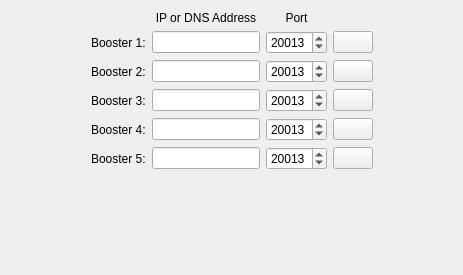
<ui version="4.0" >
 <class>Boosters</class>
 <widget class="QWidget" name="Boosters" >
  <property name="geometry" >
   <rect>
    <x>0</x>
    <y>0</y>
    <width>463</width>
    <height>275</height>
   </rect>
  </property>
  <property name="windowTitle" >
   <string>Form</string>
  </property>
  <layout class="QVBoxLayout" name="verticalLayout" >
   <item>
    <layout class="QHBoxLayout" name="horizontalLayout" >
     <item>
      <spacer name="horizontalSpacer" >
       <property name="orientation" >
        <enum>Qt::Horizontal</enum>
       </property>
       <property name="sizeHint" stdset="0" >
        <size>
         <width>18</width>
         <height>20</height>
        </size>
       </property>
      </spacer>
     </item>
     <item>
      <layout class="QGridLayout" name="gridLayout" >
       <item row="0" column="1" >
        <widget class="QLabel" name="boosterAddressLA" >
         <property name="text" >
          <string>IP or DNS Address</string>
         </property>
         <property name="alignment" >
          <set>Qt::AlignCenter</set>
         </property>
        </widget>
       </item>
       <item row="0" column="2" >
        <widget class="QLabel" name="boosterPortLA" >
         <property name="text" >
          <string>Port</string>
         </property>
         <property name="alignment" >
          <set>Qt::AlignCenter</set>
         </property>
        </widget>
       </item>
       <item row="1" column="0" >
        <widget class="QLabel" name="label" >
         <property name="text" >
          <string>Booster 1:</string>
         </property>
        </widget>
       </item>
       <item row="1" column="1" >
        <widget class="QLineEdit" name="booster1AddED" />
       </item>
       <item row="1" column="2" >
        <widget class="QSpinBox" name="booster1PortSB" >
         <property name="minimum" >
          <number>0</number>
         </property>
         <property name="maximum" >
          <number>65535</number>
         </property>
         <property name="value" >
          <number>20013</number>
         </property>
        </widget>
       </item>
       <item row="2" column="0" >
        <widget class="QLabel" name="label_2" >
         <property name="text" >
          <string>Booster 2:</string>
         </property>
        </widget>
       </item>
       <item row="2" column="1" >
        <widget class="QLineEdit" name="booster2AddED" />
       </item>
       <item row="2" column="2" >
        <widget class="QSpinBox" name="booster2PortSB" >
         <property name="minimum" >
          <number>0</number>
         </property>
         <property name="maximum" >
          <number>65535</number>
         </property>
         <property name="value" >
          <number>20013</number>
         </property>
        </widget>
       </item>
       <item row="3" column="0" >
        <widget class="QLabel" name="label_3" >
         <property name="text" >
          <string>Booster 3:</string>
         </property>
        </widget>
       </item>
       <item row="3" column="1" >
        <widget class="QLineEdit" name="booster3AddED" />
       </item>
       <item row="3" column="2" >
        <widget class="QSpinBox" name="booster3PortSB" >
         <property name="minimum" >
          <number>0</number>
         </property>
         <property name="maximum" >
          <number>65535</number>
         </property>
         <property name="value" >
          <number>20013</number>
         </property>
        </widget>
       </item>
       <item row="4" column="0" >
        <widget class="QLabel" name="label_4" >
         <property name="text" >
          <string>Booster 4:</string>
         </property>
        </widget>
       </item>
       <item row="4" column="1" >
        <widget class="QLineEdit" name="booster4AddED" />
       </item>
       <item row="4" column="2" >
        <widget class="QSpinBox" name="booster4PortSB" >
         <property name="minimum" >
          <number>0</number>
         </property>
         <property name="maximum" >
          <number>65535</number>
         </property>
         <property name="value" >
          <number>20013</number>
         </property>
        </widget>
       </item>
       <item row="5" column="0" >
        <widget class="QLabel" name="label_5" >
         <property name="text" >
          <string>Booster 5:</string>
         </property>
        </widget>
       </item>
       <item row="5" column="1" >
        <widget class="QLineEdit" name="booster5AddED" />
       </item>
       <item row="5" column="2" >
        <widget class="QSpinBox" name="booster5PortSB" >
         <property name="minimum" >
          <number>0</number>
         </property>
         <property name="maximum" >
          <number>65535</number>
         </property>
         <property name="value" >
          <number>20013</number>
         </property>
        </widget>
       </item>
       <item row="1" column="3" >
        <widget class="BonjourServiceView" name="bonjourView1" />
       </item>
       <item row="2" column="3" >
        <widget class="BonjourServiceView" name="bonjourView2" />
       </item>
       <item row="3" column="3" >
        <widget class="BonjourServiceView" name="bonjourView3" />
       </item>
       <item row="4" column="3" >
        <widget class="BonjourServiceView" name="bonjourView4" />
       </item>
       <item row="5" column="3" >
        <widget class="BonjourServiceView" name="bonjourView5" />
       </item>
      </layout>
     </item>
     <item>
      <spacer name="horizontalSpacer_2" >
       <property name="orientation" >
        <enum>Qt::Horizontal</enum>
       </property>
       <property name="sizeHint" stdset="0" >
        <size>
         <width>17</width>
         <height>20</height>
        </size>
       </property>
      </spacer>
     </item>
    </layout>
   </item>
   <item>
    <spacer name="verticalSpacer" >
     <property name="orientation" >
      <enum>Qt::Vertical</enum>
     </property>
     <property name="sizeHint" stdset="0" >
      <size>
       <width>20</width>
       <height>18</height>
      </size>
     </property>
    </spacer>
   </item>
  </layout>
 </widget>
 <customwidgets>
  <customwidget>
   <class>BonjourServiceView</class>
   <extends>QPushButton</extends>
   <header>bonjour/bonjourserviceview.h</header>
  </customwidget>
 </customwidgets>
 <tabstops>
  <tabstop>booster1AddED</tabstop>
  <tabstop>booster1PortSB</tabstop>
  <tabstop>bonjourView1</tabstop>
  <tabstop>booster2AddED</tabstop>
  <tabstop>booster2PortSB</tabstop>
  <tabstop>bonjourView2</tabstop>
  <tabstop>booster3AddED</tabstop>
  <tabstop>booster3PortSB</tabstop>
  <tabstop>bonjourView3</tabstop>
  <tabstop>booster4AddED</tabstop>
  <tabstop>booster4PortSB</tabstop>
  <tabstop>bonjourView4</tabstop>
  <tabstop>booster5AddED</tabstop>
  <tabstop>booster5PortSB</tabstop>
  <tabstop>bonjourView5</tabstop>
 </tabstops>
 <resources/>
 <connections/>
</ui>
